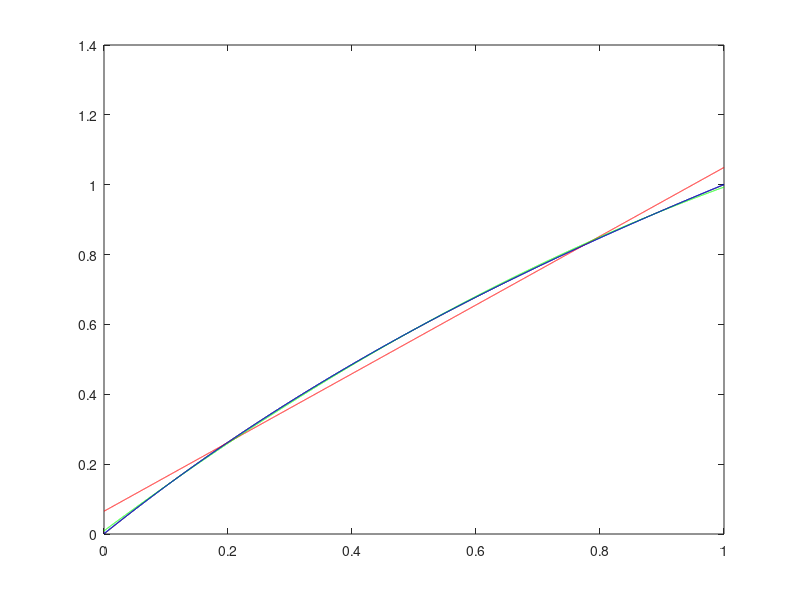
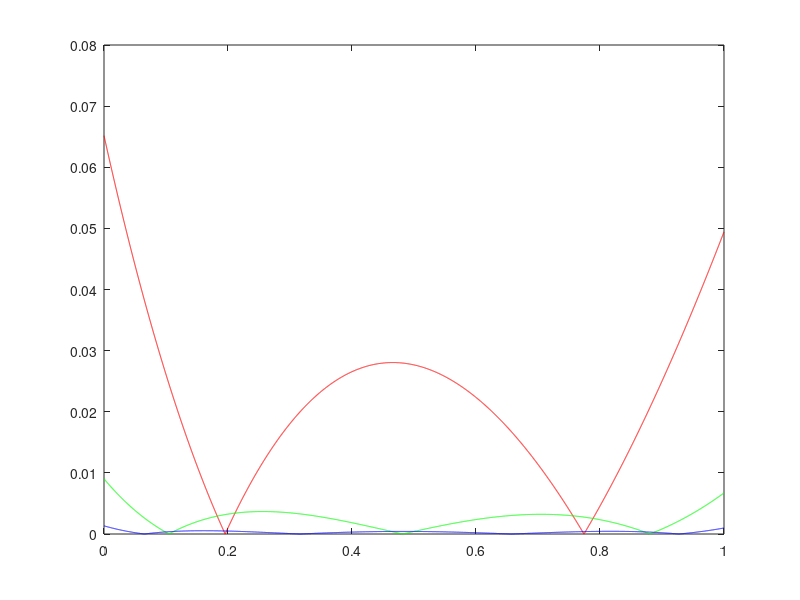

MATLAB code for these plots, in order:
x = 0 : 0.0001 : 1

log2_poly1 = polyfit(x,log2(1+x),1);
disp("log2_poly1, n=1")
polyout(log2_poly1,'x')
log2_poly2 = polyfit(x,log2(1+x),2);
disp("log2 poly, n=2")
polyout(log2_poly2,'x')
log2_poly3 = polyfit(x,log2(1+x),3);
disp("log2 poly, n=3")
polyout(log2_poly3,'x')

figure(1)
plot(x,log2(1+x),"k");
hold on;
plot(x,polyval(log2_poly1,x),"r");
hold on;
plot(x,polyval(log2_poly2,x),"g");
hold on;
plot(x,polyval(log2_poly3,x),"b");

figure(2)
plot(x,abs(log2(1+x)-polyval(log2_poly1,x)),"r");
hold on;
plot(x,abs(log2(1+x)-polyval(log2_poly2,x)),"g");
hold on;
plot(x,abs(log2(1+x)-polyval(log2_poly3,x)),"b");
